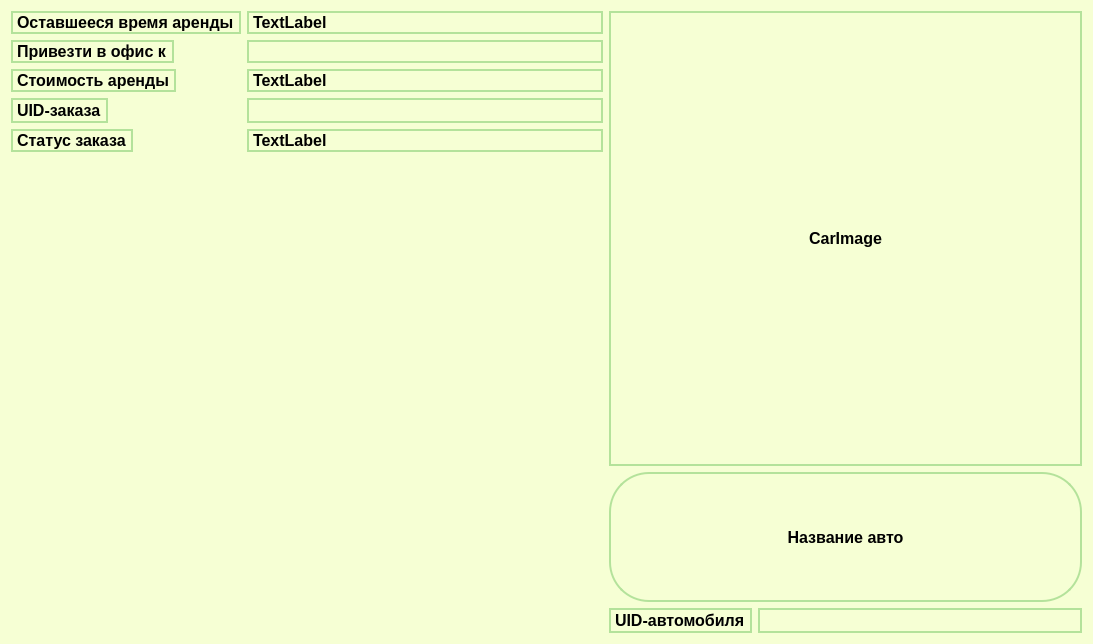
<?xml version="1.0" encoding="UTF-8"?>
<ui version="4.0">
 <class>OpenCarOrderCardViewModel</class>
 <widget class="QWidget" name="OpenCarOrderCardViewModel">
  <property name="geometry">
   <rect>
    <x>0</x>
    <y>0</y>
    <width>1093</width>
    <height>644</height>
   </rect>
  </property>
  <property name="windowTitle">
   <string>Form</string>
  </property>
  <property name="styleSheet">
   <string notr="true">QWidget {
background-color: rgb(246, 255, 212);
}
</string>
  </property>
  <layout class="QGridLayout" name="gridLayout_2">
   <item row="0" column="0">
    <layout class="QHBoxLayout" name="horizontalLayout" stretch="5,4">
     <item>
      <layout class="QFormLayout" name="formLayout">
       <item row="0" column="0">
        <widget class="QLabel" name="label">
         <property name="styleSheet">
          <string notr="true">QLabel{
	font-size: 12pt;
	font-weight: 600;
}

QLabel {
	border: 1.5px solid rgb(180,226,155);
	border-radius: 50px;
}</string>
         </property>
         <property name="text">
          <string>Оставшееся время аренды</string>
         </property>
        </widget>
       </item>
       <item row="0" column="1">
        <widget class="QLabel" name="remainLeaseDateTime">
         <property name="styleSheet">
          <string notr="true">QLabel{
	font-size: 12pt;
	font-weight: 600;
}

QLabel {
	border: 1.5px solid rgb(180,226,155);
	border-radius: 50px;
}</string>
         </property>
         <property name="text">
          <string>TextLabel</string>
         </property>
        </widget>
       </item>
       <item row="1" column="0">
        <widget class="QLabel" name="label_3">
         <property name="styleSheet">
          <string notr="true">QLabel{
	font-size: 12pt;
	font-weight: 600;
}

QLabel {
	border: 1.5px solid rgb(180,226,155);
	border-radius: 50px;
}</string>
         </property>
         <property name="text">
          <string>Привезти в офис к</string>
         </property>
        </widget>
       </item>
       <item row="1" column="1">
        <widget class="QLabel" name="deadlineDate">
         <property name="styleSheet">
          <string notr="true">QLabel{
	font-size: 12pt;
	font-weight: 600;
}

QLabel {
	border: 1.5px solid rgb(180,226,155);
	border-radius: 50px;
}</string>
         </property>
         <property name="text">
          <string/>
         </property>
        </widget>
       </item>
       <item row="2" column="0">
        <widget class="QLabel" name="label_8">
         <property name="styleSheet">
          <string notr="true">QLabel{
	font-size: 12pt;
	font-weight: 600;
}

QLabel {
	border: 1.5px solid rgb(180,226,155);
	border-radius: 50px;
}</string>
         </property>
         <property name="text">
          <string>Стоимость аренды</string>
         </property>
        </widget>
       </item>
       <item row="2" column="1">
        <widget class="QLabel" name="price">
         <property name="styleSheet">
          <string notr="true">QLabel{
	font-size: 12pt;
	font-weight: 600;
}

QLabel {
	border: 1.5px solid rgb(180,226,155);
	border-radius: 50px;
}</string>
         </property>
         <property name="text">
          <string>TextLabel</string>
         </property>
        </widget>
       </item>
       <item row="3" column="0">
        <widget class="QLabel" name="faghfh">
         <property name="styleSheet">
          <string notr="true">QLabel{
	font-size: 12pt;
	font-weight: 600;
}

QLabel {
	border: 1.5px solid rgb(180,226,155);
	border-radius: 50px;
}</string>
         </property>
         <property name="text">
          <string>UID-заказа</string>
         </property>
        </widget>
       </item>
       <item row="3" column="1">
        <widget class="QLineEdit" name="carOrderId">
         <property name="styleSheet">
          <string notr="true">QLineEdit {
	border: 1.5px solid rgb(180,226,155);
	border-radius: 50px;
}QLineEdit{
	font-size: 12pt;
	font-weight: 600;
}</string>
         </property>
        </widget>
       </item>
       <item row="4" column="0">
        <widget class="QLabel" name="label_12">
         <property name="styleSheet">
          <string notr="true">QLabel{
	font-size: 12pt;
	font-weight: 600;
}

QLabel {
	border: 1.5px solid rgb(180,226,155);
	border-radius: 50px;
}</string>
         </property>
         <property name="text">
          <string>Статус заказа</string>
         </property>
        </widget>
       </item>
       <item row="4" column="1">
        <widget class="QLabel" name="label_13">
         <property name="styleSheet">
          <string notr="true">QLabel {
	border: 1.5px solid rgb(180,226,155);
	border-radius: 50px;
}QLabel{
	font-size: 12pt;
	font-weight: 600;
}</string>
         </property>
         <property name="text">
          <string>TextLabel</string>
         </property>
        </widget>
       </item>
      </layout>
     </item>
     <item>
      <layout class="QVBoxLayout" name="verticalLayout" stretch="7,2,2">
       <item>
        <widget class="QLabel" name="carImage">
         <property name="styleSheet">
          <string notr="true">QLabel{
	font-size: 12pt;
	font-weight: 600;
}

QLabel {
	border: 1.5px solid rgb(180,226,155);
}</string>
         </property>
         <property name="text">
          <string>CarImage</string>
         </property>
         <property name="alignment">
          <set>Qt::AlignmentFlag::AlignCenter</set>
         </property>
        </widget>
       </item>
       <item>
        <widget class="QLabel" name="carName">
         <property name="styleSheet">
          <string notr="true">QLabel{
	font-size: 12pt;
	font-weight: 600;
}

QLabel {
	border: 1.5px solid rgb(180,226,155);
	border-radius: 40px;
}</string>
         </property>
         <property name="text">
          <string>Название авто</string>
         </property>
         <property name="alignment">
          <set>Qt::AlignmentFlag::AlignCenter</set>
         </property>
        </widget>
       </item>
       <item>
        <layout class="QHBoxLayout" name="horizontalLayout_3">
         <item>
          <widget class="QLabel" name="gaga">
           <property name="styleSheet">
            <string notr="true">QLabel{
	font-size: 12pt;
	font-weight: 600;
}

QLabel {
	border: 1.5px solid rgb(180,226,155);
	border-radius: 50px;
}</string>
           </property>
           <property name="text">
            <string>UID-автомобиля</string>
           </property>
          </widget>
         </item>
         <item>
          <widget class="QLineEdit" name="carId">
           <property name="styleSheet">
            <string notr="true">QLineEdit{
	font-size: 12pt;
	font-weight: 600;
}

QLineEdit {
	border: 1.5px solid rgb(180,226,155);
	border-radius: 50px;
}</string>
           </property>
           <property name="alignment">
            <set>Qt::AlignmentFlag::AlignCenter</set>
           </property>
          </widget>
         </item>
        </layout>
       </item>
      </layout>
     </item>
    </layout>
   </item>
  </layout>
 </widget>
 <resources/>
 <connections/>
</ui>
